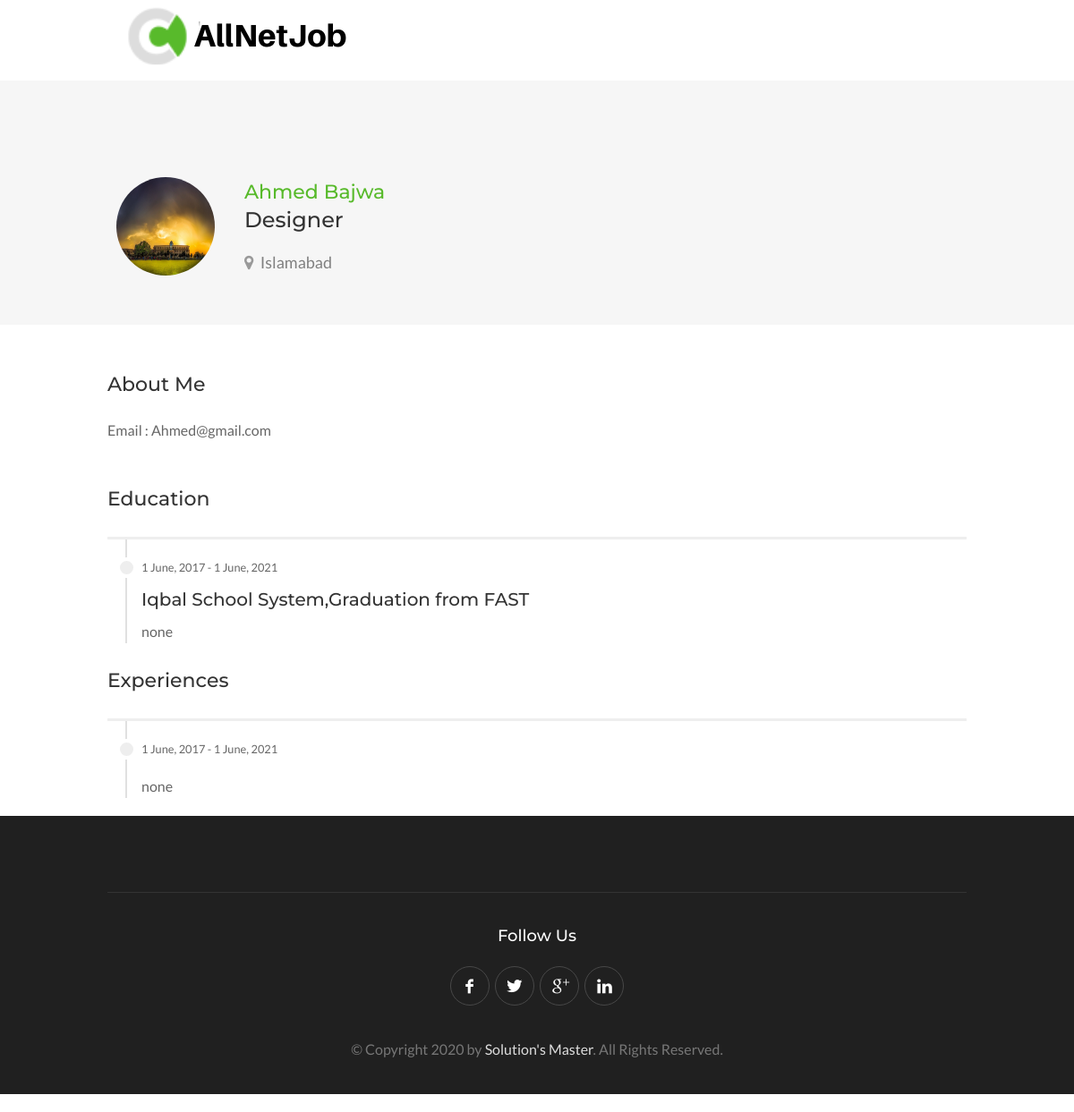
Screenshot of /post/1/application/3 (signed in) with the database file from the repository.
### user/models.py (models this page shows, shortened)
class Resume(models.Model):
    profession_title = models.CharField(max_length=100)
    location = models.CharField(max_length=100)
    photo = models.ImageField(upload_to='profile_pics')
    resume_content = models.CharField(max_length=500)
    name = models.ForeignKey(Customer, on_delete=models.CASCADE)

class Customer(models.Model):
    user = models.OneToOneField(User, on_delete=models.CASCADE)
    TYPE = [
        ('EM','Employer'),
        ('CN', 'Candidate'),
        ('NN', 'None'),
    ]
    Type = models.CharField(
    max_length=2,
    choices=TYPE,
    default='NN'
    )
    country=models.CharField(max_length=100,null=True)
    state=models.CharField(max_length=100,null=True)
    city=models.CharField(max_length=100,null=True)
    zip_code=models.CharField(max_length=10,null=True)
    phone=models.CharField(max_length=20,null=True)
    form_completed=models.BooleanField(default=False) # this field checks if form is completed or not

class Education(models.Model):
    school_name = models.CharField(max_length=100)
    qualifications = models.CharField(max_length=100)
    start_end_date = models.CharField(max_length=100)
    notes = models.CharField(max_length=300)
    name=models.ForeignKey(Resume, on_delete=models.CASCADE)

### job/views.py (the view)
# urls.py: path('post/<int:j_pk>/application/<int:r_pk>',job_views.detailApplicants,name="post-detailapplicants"),
@login_required
def detailApplicants(request,j_pk,r_pk):
     if request.user.customer.Type == 'EM':
        context= {
            'resume' : Resume.objects.get(id=r_pk),
            'education' : Education.objects.filter(name_id=r_pk),
            'experience' : Experience.objects.filter(name_id=r_pk),
        }
        return render(request,'job/detailApplicants.html',context)

### job/templates/job/detailApplicants.html (shortened to what this page needs)
{% extends "job/base.html" %}
{% load crispy_forms_tags %}
{% block content %}
<div id="titlebar" class="resume">
	<div class="container">
		<div class="ten columns">
			<div class="resume-titlebar">
			   <img class="rounded-circle account-img" src="{{ resume.photo.url }}">
				<div class="resumes-list-content">
					<h4>{{resume.name.user.get_full_name}}<span>{{ resume.profession_title }}</span></h4>
					<span class="icons"><i class="fa fa-map-marker"></i> {{ resume.location }}</span>
				</div>
			</div>
		</div>
	</div>
</div>
<div class="container">
	<div class="">
	    <div class="">
		      <h3 class="margin-bottom-15">About Me</h3>
          <p class="margin-reset">
            <p>Email : {{ resume.name.user.email }}</p>
          </p>
		      <br>
	      </div>
	   </div>
	<div>
		<h3 class="margin-bottom-20">Education</h3>
    {% for e in education %}
		<dl class="resume-table">
			<dt>
				<small class="date">{{e.start_end_date}}</small>
				<strong>{{ e.school_name }},{{ e.qualifications }}</strong>
			</dt>
			<dd>
				{% if e.notes %}
			      {{e.notes}}
		     {% else %}
			       Nothing Added
		     {% endif %}
			</dd>
		</dl>
        {% endfor %}
	</div>
  	<div class="">
		<h3 class="margin-bottom-20">Experiences</h3>
    {% for e in education %}
		<dl class="resume-table">
			<dt>
				<small class="date">{{e.start_end_date}}</small>
				<strong>{{ e.job_title }}</strong>
			</dt>
			<dd>
				{% if e.notes %}
			      {{e.notes}}
		     {% else %}
			       Nothing Added
		     {% endif %}
			</dd>
		</dl>
        {% endfor %}
	</div>
</div>
<div id="footer">
	<div class="container">
		<div class="footer-bottom">
			<div class="sixteen columns">
				<h4>Follow Us</h4>
				<ul class="social-icons">
					<li><a class="facebook" href="#"></a></li>
					<li><a class="twitter" href="#"></a></li>
					<li><a class="gplus" href="#"></a></li>
					<li><a class="linkedin" href="#"></a></li>
				</ul>
				<div class="copyrights">©  Copyright 2020 by <a href="#">Solution's Master</a>. All Rights Reserved.</div>
			</div>
		</div>
	</div>
</div>
{% endblock content %}

### job/static/job/css/colors/green.css (style rules this page uses)
a, table td.title a:hover, table.manage-table td.action a:hover, #breadcrumbs ul li a:hover, #titlebar span.icons a:hover, .counter-box i, .counter, #popular-categories li a i, .list-1 li:before, .dropcap, .resume-titlebar span a:hover i, .resumes-list-content h4, .job-overview ul li i, .company-info span a:hover, .infobox a:hover, .meta-tags span a:hover, .widget-text h5 a:hover, .app-content .info span , .app-content .info ul li a:hover { color: #58ba2b; }

### job/static/job/css/base.css (style rules this page uses)
html, body, div, span, applet, object, iframe, h1, h2, h3, h4, h5, h6, p, blockquote, pre, a, abbr, acronym, address, big, cite, code, del, dfn, em, img, ins, kbd, q, s, samp, small, strike, strong, sub, sup, tt, var, b, u, i, center, dl, dt, dd, ol, ul, li, fieldset, form, label, legend, table, caption, tbody, tfoot, thead, tr, th, td, article, aside, canvas, details, embed, figure, figcaption, footer, header, hgroup, menu, nav, output, ruby, section, summary, time, mark, audio, video { margin: 0; padding: 0; border: 0; font-size: 100%; font: inherit; vertical-align: baseline; }
body { line-height: 1; }
ol, ul { list-style: none; }
body { background-color: #fff; font-size: 16px; line-height: 27px; color: #666; -webkit-font-smoothing: antialiased; -webkit-text-size-adjust: 100%; overflow-x: hidden; }
body, input[type="text"], input[type="password"], input[type="email"], input[type="number"], textarea, .widget-text h5, h3.centered-headline span, select { font-family: "Lato", "HelveticaNeue", "Helvetica Neue", Helvetica, Arial, sans-serif; }
h1, h2, h3, h4, h5, h6, .button, input[type="button"], input[type="submit"], button, #navigation, .infobox a, .pagination-container, .upload-btn, .skills span, .app-content .info span, .tabs-nav li a, .reply, .ui-accordion .ui-accordion-header, .trigger a, .caption.title, .caption .slider-button, .counter, .counter-box i, a.menu-trigger, #style-switcher h2, .resume-table strong { font-family: "Montserrat", "HelveticaNeue", "Helvetica Neue", Helvetica, Arial, sans-serif; }
.margin-reset { margin: 0 !important; }
.margin-bottom-15 { margin-bottom: 15px !important; }
.margin-bottom-20 { margin-bottom: 20px !important; }
img, object, video { height: auto; display: block; }
img { width: auto; border: 0; -ms-interpolation-mode: bicubic; max-width: 100%; }
h1, h2, h3, h4, h5, h6 { color: #333; font-weight: 500; }
h3 { font-size: 22px; line-height: 44px; }
h4 { font-size: 18px; line-height: 36px; }
p { margin: 0 0 15px 0; }
strong { font-weight: 700; color: #333; }
small { font-size: 80%; }
a { color: #505050; text-decoration: none; outline: 0; -webkit-transition: color 0.2s ease-in-out; -moz-transition: color 0.2s ease-in-out; -o-transition: color 0.2s ease-in-out; -transition: color 0.2s ease-in-out; }
ul, ol { margin: 0; }
ul { list-style: none outside; }
li { line-height: 18px; }

### job/static/job/css/responsive.css (style rules this page uses)
.container .column, .container .columns { float: left; display: inline; margin-left: 10px; margin-right: 10px; }
.container .ten.columns { width: 730px; }
.container .sixteen.columns { width: 1180px; }
@media only screen and (min-width: 960px) and (max-width: 1289px) { .container { position: relative; width: 960px; margin: 0 auto; padding: 0; } }
@media only screen and (min-width: 960px) and (max-width: 1289px) { .container .column, .container .columns { float: left; display: inline; margin-left: 10px; margin-right: 10px; } }
@media only screen and (min-width: 960px) and (max-width: 1289px) { .container .ten.columns { width: 580px; } }
@media only screen and (min-width: 960px) and (max-width: 1289px) { .container .sixteen.columns { width: 940px; } }
.container:after { content: "\0020"; display: block; height: 0; clear: both; visibility: hidden; }

### rows the page displays
Resume: photo (placeholder picture), name.user.get_full_name "Ahmed Bajwa", profession_title "Designer", location "Islamabad", name.user.email "Ahmed@gmail.com"
Education: start_end_date "1 June, 2017 - 1 June, 2021", school_name "Iqbal School System", qualifications "Graduation from FAST", notes "none"
